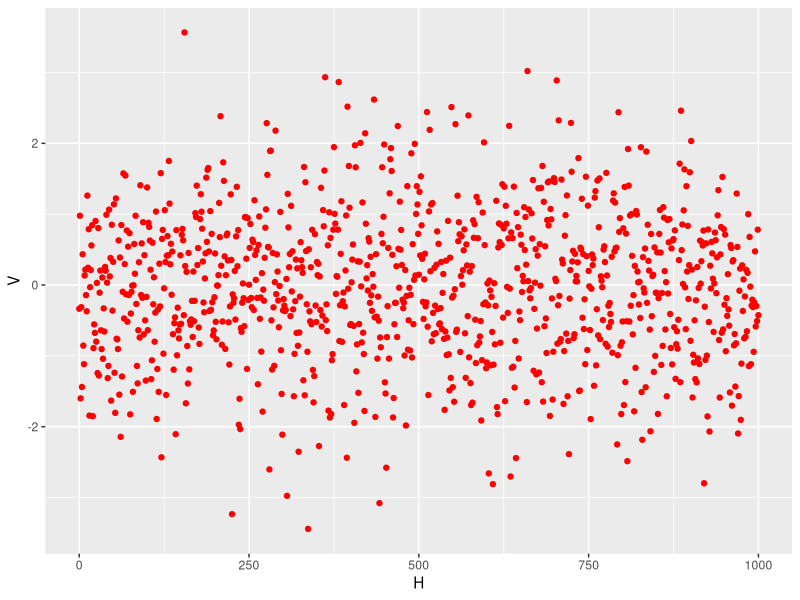

Write the R code that produced this figure.
## ---- chunk 1
100/3
## ---- chunk 2
MyFrame = as.data.frame(
                  cbind(H = seq(0,1000,1),
                        V = rnorm(length(seq(0,1000,1))))
)


library(ggplot2)

ggplot(MyFrame, aes(H,V)) +
  geom_point(col="red")
